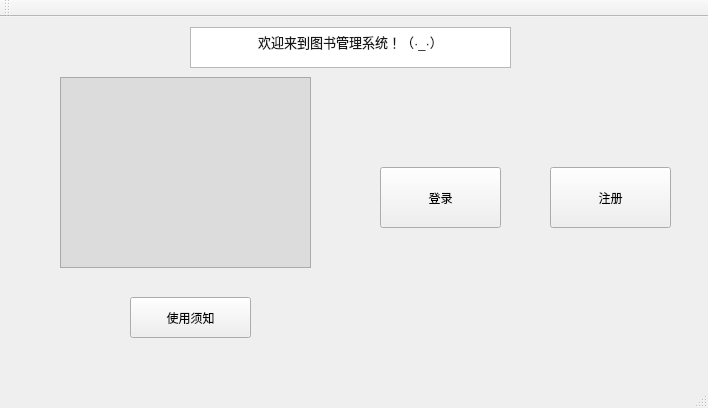
<?xml version="1.0" encoding="UTF-8"?>
<ui version="4.0">
 <class>MainWindow</class>
 <widget class="QMainWindow" name="MainWindow">
  <property name="geometry">
   <rect>
    <x>0</x>
    <y>0</y>
    <width>708</width>
    <height>408</height>
   </rect>
  </property>
  <property name="windowTitle">
   <string>图书馆管理系统</string>
  </property>
  <widget class="QWidget" name="centralWidget">
   <widget class="QGraphicsView" name="graphicsView">
    <property name="geometry">
     <rect>
      <x>60</x>
      <y>60</y>
      <width>251</width>
      <height>191</height>
     </rect>
    </property>
    <property name="styleSheet">
     <string notr="true">background-color: gainsboro;
border-image: url(:/image/book.png)</string>
    </property>
   </widget>
   <widget class="QPushButton" name="pushButton_2">
    <property name="geometry">
     <rect>
      <x>380</x>
      <y>150</y>
      <width>121</width>
      <height>61</height>
     </rect>
    </property>
    <property name="text">
     <string>登录</string>
    </property>
    <property name="icon">
     <iconset resource="qt_re.qrc">
      <normaloff>:/image/4956d409958a58d.jpg</normaloff>:/image/4956d409958a58d.jpg</iconset>
    </property>
   </widget>
   <widget class="QPushButton" name="pushButton_3">
    <property name="geometry">
     <rect>
      <x>130</x>
      <y>280</y>
      <width>121</width>
      <height>41</height>
     </rect>
    </property>
    <property name="text">
     <string>使用须知</string>
    </property>
    <property name="icon">
     <iconset resource="qt_re.qrc">
      <normaloff>:/image/77574703439f0a3.jpg</normaloff>:/image/77574703439f0a3.jpg</iconset>
    </property>
   </widget>
   <widget class="QPushButton" name="pushButton_4">
    <property name="geometry">
     <rect>
      <x>550</x>
      <y>150</y>
      <width>121</width>
      <height>61</height>
     </rect>
    </property>
    <property name="text">
     <string>注册</string>
    </property>
    <property name="icon">
     <iconset resource="qt_re.qrc">
      <normaloff>:/image/5f32da0922fd6cb7502d27b32d2a236897e9.png</normaloff>:/image/5f32da0922fd6cb7502d27b32d2a236897e9.png</iconset>
    </property>
   </widget>
   <widget class="QTextBrowser" name="textBrowser">
    <property name="geometry">
     <rect>
      <x>190</x>
      <y>10</y>
      <width>321</width>
      <height>41</height>
     </rect>
    </property>
    <property name="html">
     <string>&lt;!DOCTYPE HTML PUBLIC &quot;-//W3C//DTD HTML 4.0//EN&quot; &quot;http://www.w3.org/TR/REC-html40/strict.dtd&quot;&gt;
&lt;html&gt;&lt;head&gt;&lt;meta name=&quot;qrichtext&quot; content=&quot;1&quot; /&gt;&lt;style type=&quot;text/css&quot;&gt;
p, li { white-space: pre-wrap; }
&lt;/style&gt;&lt;/head&gt;&lt;body style=&quot; font-family:'SimSun'; font-size:9pt; font-weight:400; font-style:normal;&quot;&gt;
&lt;p align=&quot;center&quot; style=&quot; margin-top:0px; margin-bottom:0px; margin-left:0px; margin-right:0px; -qt-block-indent:0; text-indent:0px;&quot;&gt;&lt;span style=&quot; font-size:10pt; color:#171717;&quot;&gt;欢迎来到图书管理系统！（·_·）&lt;/span&gt;&lt;/p&gt;&lt;/body&gt;&lt;/html&gt;</string>
    </property>
   </widget>
  </widget>
  <widget class="QMenuBar" name="menuBar">
   <property name="geometry">
    <rect>
     <x>0</x>
     <y>0</y>
     <width>708</width>
     <height>30</height>
    </rect>
   </property>
  </widget>
  <widget class="QToolBar" name="mainToolBar">
   <attribute name="toolBarArea">
    <enum>TopToolBarArea</enum>
   </attribute>
   <attribute name="toolBarBreak">
    <bool>false</bool>
   </attribute>
  </widget>
  <widget class="QStatusBar" name="statusBar"/>
 </widget>
 <layoutdefault spacing="6" margin="11"/>
 <resources>
  <include location="qt_re.qrc"/>
 </resources>
 <connections/>
</ui>
